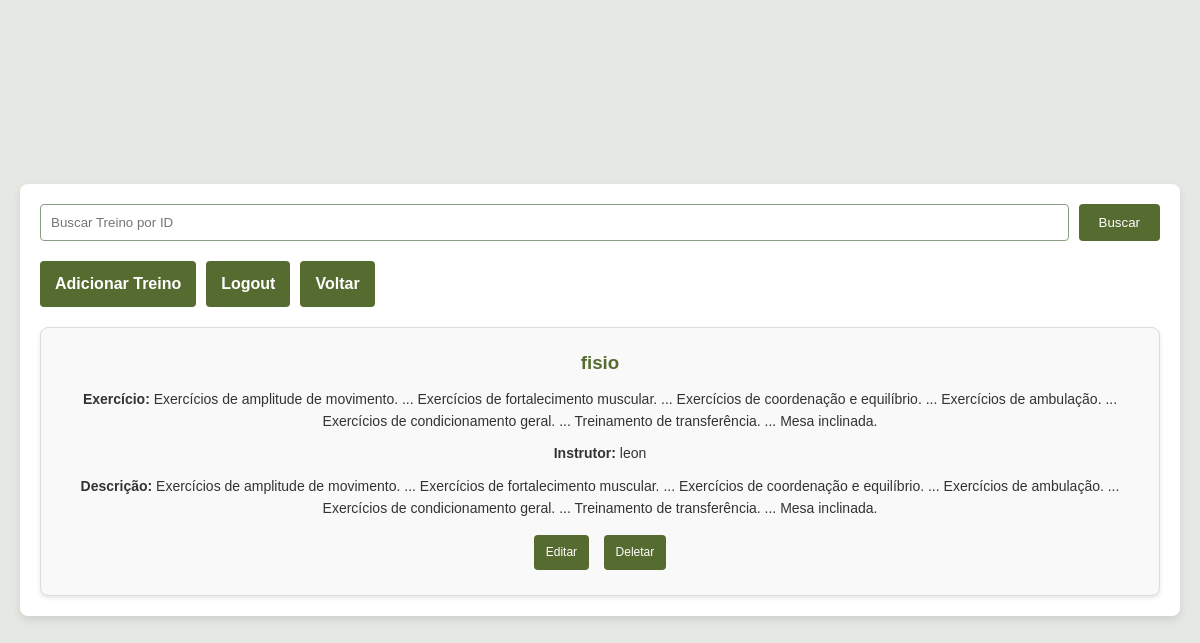
The app's page /projetomarias/consultarTreino.php?ler=9 (signed in) with its own data.
### tables this page shows
CREATE TABLE `treino` (
  `id` int(11) NOT NULL,
  `tipo` varchar(255) NOT NULL,
  `exercicio` varchar(255) NOT NULL,
  `fkidinstrutor` int(11) NOT NULL,
  `descricao` varchar(255) NOT NULL
);

CREATE TABLE `instrutor` (
  `id` int(11) NOT NULL,
  `nome` varchar(255) NOT NULL,
  `cpf` int(11) NOT NULL,
  `email` varchar(255) NOT NULL,
  `senha` varchar(255) NOT NULL,
  `fone` varchar(15) NOT NULL,
  `sexo` varchar(255) NOT NULL,
  `area` varchar(255) NOT NULL,
  `datanas` date NOT NULL,
  `imagem` varchar(255) NOT NULL
);

### projetomarias/classes/Treino.php (called while the page is built, shortened)
<?php
class Treino
{
    private $conn;
    private $table_name = "treino";
    public function __construct($db)
    {
        $this->conn = $db;
    }
    public function ler($id = null)
    {
        if ($id) {
            $query = "SELECT treino.*, instrutor.nome AS nome_instrutor
                      FROM " . $this->table_name . " AS treino
                      INNER JOIN instrutor ON treino.fkidinstrutor = instrutor.id
                      WHERE treino.id = :id";
            $stmt = $this->conn->prepare($query);
            $stmt->bindParam(':id', $id);
        } else {
            $query = "SELECT treino.*, instrutor.nome AS nome_instrutor
            FROM " . $this->table_name . " AS treino
            INNER JOIN instrutor ON treino.fkidinstrutor = instrutor.id;";
            $stmt = $this->conn->prepare($query);
        }
        $stmt->execute();
        return $stmt->fetchAll(PDO::FETCH_ASSOC);
    }
}

### projetomarias/consultarTreino.php (the view, shortened to what this page needs)
<?php
include_once './config/config.php';
include_once './classes/treino.php';
$treino = new Treino($db);
$dados = [];
if (isset($_GET['ler'])) {
    $id = $_GET['ler'];
    $dados = $treino->ler($id);
} else {
    $dados = $treino->ler();
}
?>
<!DOCTYPE html>
<html lang="pt-br">
<head>
    <link rel="stylesheet" href="styles/consultaT.css">
</head>
<body>
    <div class="container">
        <form method="GET" action="consultarTreino.php" class="search-form">
            <input type="number" name="ler" placeholder="Buscar Treino por ID" />
            <button type="submit">Buscar</button>
        </form>
        <div class="actions">
            <a href="cadastrarTreino.php">Adicionar Treino</a>
            <a href="logout.php">Logout</a>
            <a href="portal.php">Voltar</a>
        </div>
        <div class="cards-container">
            <?php if ($dados): ?>
                <?php foreach ($dados as $treino) : ?>
                    <div class="card">
                        <h3><?php echo $treino['tipo']; ?></h3>
                        <p><strong>Exercício:</strong> <?php echo $treino['exercicio']; ?></p>
                        <p><strong>Instrutor:</strong> <?php echo $treino['nome_instrutor']; ?></p>
                        <p><strong>Descrição:</strong> <?php echo $treino['descricao']; ?></p>
                        <div class="card-actions">
                            <a href="editarT.php?id=<?php echo $treino['id']; ?>">Editar</a>
                            <a href="deletarT.php?id=<?php echo $treino['id']; ?>">Deletar</a>
                        </div>
                    </div>
                <?php endforeach; ?>
            <?php else: ?>
                <p>Nenhum treino encontrado.</p>
            <?php endif; ?>
        </div>
    </div>
</body>
</html>

### projetomarias/styles/consultaT.css (style rules this page uses)
* { margin: 0; padding: 0; box-sizing: border-box; }
body { font-family: Arial, sans-serif; background-color: #e6e8e4; color: #333; line-height: 1.6; display: flex; justify-content: center; align-items: center; min-height: 100vh; padding: 20px; }
.container { width: 100%; max-width: 1200px; background-color: #ffffff; padding: 20px; border-radius: 8px; box-shadow: 0 4px 8px rgba(0, 0, 0, 0.1); }
.search-form { display: flex; gap: 10px; margin-bottom: 20px; }
.search-form input { flex: 1; padding: 10px; border: 1px solid #8b9d83; border-radius: 4px; }
.search-form button { padding: 10px 20px; background-color: #556b2f; color: white; border: none; border-radius: 4px; cursor: pointer; }
.actions { margin-bottom: 20px; display: flex; gap: 10px; }
.actions a { text-decoration: none; padding: 10px 15px; background-color: #556b2f; color: white; border-radius: 4px; font-weight: bold; }
.cards-container { display: grid; grid-template-columns: repeat(auto-fit, minmax(250px, 1fr)); gap: 20px; }
.card { background-color: #f9f9f9; padding: 20px; border: 1px solid #ddd; border-radius: 8px; box-shadow: 0 2px 4px rgba(0, 0, 0, 0.1); text-align: center; }
.card h3 { color: #556b2f; margin-bottom: 10px; }
.card p { font-size: 14px; margin-bottom: 10px; color: #333; }
.card-actions a { text-decoration: none; padding: 8px 12px; background-color: #556b2f; color: white; border-radius: 4px; font-size: 12px; margin: 5px; display: inline-block; }

### records on screen
treino: tipo "fisio", exercicio "Exercícios de amplitude de movimento. ... Exercícios de fortalecimento muscular. ... Exercícios de coordenação e equilíbrio. ... Exercícios de ambulação. ... Exercícios de condicionamento geral. ... Treinamento de transferência. ... Mesa inclinada.", fkidinstrutor.nome "leon", descricao "Exercícios de amplitude de movimento. ... Exercícios de fortalecimento muscular. ... Exercícios de coordenação e equilíbrio. ... Exercícios de ambulação. ... Exercícios de condicionamento geral. ... Treinamento de transferência. ... Mesa inclinada."
